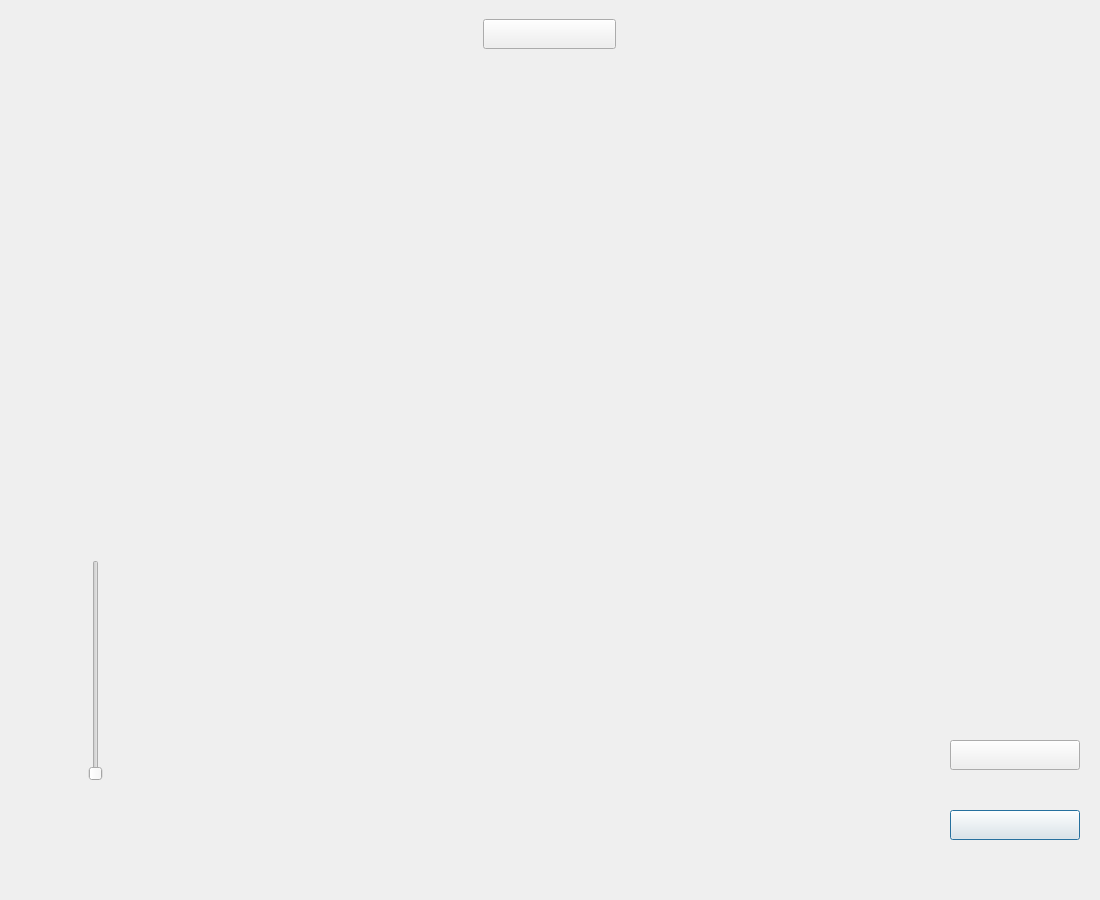
<?xml version="1.0" encoding="UTF-8"?>
<ui version="4.0">
 <class>OverLayWindow</class>
 <widget class="QDialog" name="OverLayWindow">
  <property name="geometry">
   <rect>
    <x>0</x>
    <y>0</y>
    <width>1100</width>
    <height>900</height>
   </rect>
  </property>
  <property name="minimumSize">
   <size>
    <width>1100</width>
    <height>900</height>
   </size>
  </property>
  <property name="windowTitle">
   <string>OverLayWindow</string>
  </property>
  <widget class="QLabel" name="slider_value">
   <property name="geometry">
    <rect>
     <x>50</x>
     <y>510</y>
     <width>91</width>
     <height>31</height>
    </rect>
   </property>
   <property name="text">
    <string/>
   </property>
   <property name="alignment">
    <set>Qt::AlignCenter</set>
   </property>
  </widget>
  <widget class="QPushButton" name="change_buttom">
   <property name="geometry">
    <rect>
     <x>950</x>
     <y>810</y>
     <width>130</width>
     <height>30</height>
    </rect>
   </property>
   <property name="minimumSize">
    <size>
     <width>0</width>
     <height>30</height>
    </size>
   </property>
   <property name="maximumSize">
    <size>
     <width>16777215</width>
     <height>16777215</height>
    </size>
   </property>
   <property name="text">
    <string/>
   </property>
  </widget>
  <widget class="QSlider" name="slider">
   <property name="geometry">
    <rect>
     <x>80</x>
     <y>560</y>
     <width>31</width>
     <height>221</height>
    </rect>
   </property>
   <property name="orientation">
    <enum>Qt::Vertical</enum>
   </property>
  </widget>
  <widget class="QWidget" name="gridLayoutWidget">
   <property name="geometry">
    <rect>
     <x>-1</x>
     <y>-1</y>
     <width>1101</width>
     <height>451</height>
    </rect>
   </property>
   <layout class="QGridLayout" name="gridLayout" rowstretch="0,0" columnstretch="7,2,7" rowminimumheight="30,0">
    <property name="leftMargin">
     <number>20</number>
    </property>
    <property name="topMargin">
     <number>20</number>
    </property>
    <property name="rightMargin">
     <number>20</number>
    </property>
    <property name="horizontalSpacing">
     <number>0</number>
    </property>
    <property name="verticalSpacing">
     <number>10</number>
    </property>
    <item row="0" column="0">
     <widget class="QLabel" name="front_label">
      <property name="text">
       <string/>
      </property>
      <property name="alignment">
       <set>Qt::AlignCenter</set>
      </property>
     </widget>
    </item>
    <item row="0" column="1">
     <widget class="QPushButton" name="h_buttom">
      <property name="minimumSize">
       <size>
        <width>0</width>
        <height>30</height>
       </size>
      </property>
      <property name="maximumSize">
       <size>
        <width>16777215</width>
        <height>16777215</height>
       </size>
      </property>
      <property name="text">
       <string/>
      </property>
     </widget>
    </item>
    <item row="0" column="2">
     <widget class="QLabel" name="back_label">
      <property name="text">
       <string/>
      </property>
      <property name="alignment">
       <set>Qt::AlignCenter</set>
      </property>
     </widget>
    </item>
    <item row="1" column="0">
     <widget class="QLabel" name="front">
      <property name="text">
       <string/>
      </property>
     </widget>
    </item>
    <item row="1" column="2">
     <widget class="QLabel" name="back">
      <property name="text">
       <string/>
      </property>
     </widget>
    </item>
   </layout>
  </widget>
  <widget class="QLabel" name="overImg">
   <property name="geometry">
    <rect>
     <x>310</x>
     <y>480</y>
     <width>464</width>
     <height>390</height>
    </rect>
   </property>
   <property name="text">
    <string/>
   </property>
  </widget>
  <widget class="QLabel" name="slider_name">
   <property name="geometry">
    <rect>
     <x>40</x>
     <y>800</y>
     <width>111</width>
     <height>31</height>
    </rect>
   </property>
   <property name="text">
    <string/>
   </property>
   <property name="alignment">
    <set>Qt::AlignCenter</set>
   </property>
  </widget>
  <widget class="QPushButton" name="store_buttom">
   <property name="geometry">
    <rect>
     <x>950</x>
     <y>740</y>
     <width>130</width>
     <height>30</height>
    </rect>
   </property>
   <property name="text">
    <string/>
   </property>
  </widget>
 </widget>
 <layoutdefault spacing="6" margin="11"/>
 <resources/>
 <connections/>
</ui>
